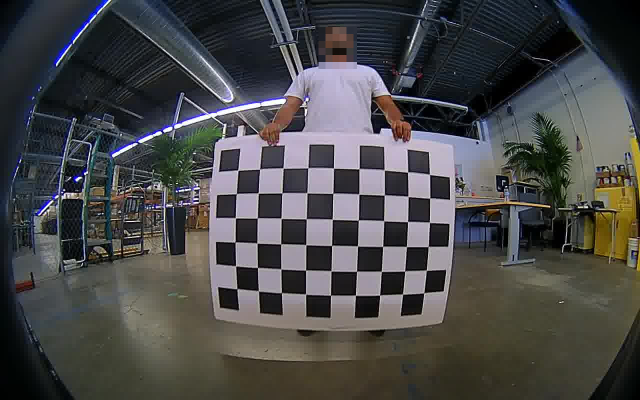
#> input picture calibration_images/image-001.jpg, 1280 x 800 px (shown at 1/2 size); its folder holds only this picture in this run
$ python fisheye_calibration_test10.py
#> lines starting #> are read from the running program, lines starting #| are printed output that depends on the picture
import numpy as np
import cv2
import glob

# 캘리브레이션을 위한 체스보드 그리드 크기
chessboard_size = (9, 6)

# 체스보드 코너를 탐지할 이미지들의 경로
images_path = "calibration_images/*.jpg"

# 체스보드 코너 탐지를 위한 객체 포인트와 이미지 포인트 초기화
obj_points = []  # 실제 3D 포인트
img_points = []  # 이미지 상의 2D 포인트

# 객체 포인트 생성 (0,0,0), (1,0,0), ..., (8,5,0)
objp = np.zeros((1,chessboard_size[0] * chessboard_size[1], 3), np.float32)
objp[0, :, :2] = np.mgrid[0:chessboard_size[0], 0:chessboard_size[1]].T.reshape(-1, 2)
subpix_criteria = (cv2.TERM_CRITERIA_EPS + cv2.TERM_CRITERIA_MAX_ITER, 30, 0.1)
calibration_flags = cv2.fisheye.CALIB_RECOMPUTE_EXTRINSIC + cv2.fisheye.CALIB_CHECK_COND + cv2.fisheye.CALIB_FIX_SKEW

# 모든 이미지에서 체스보드 코너를 찾아 포인트들을 수집
images = glob.glob(images_path)
for fname in images:
    img = cv2.imread(fname)
#> img is the input picture: shape (800, 1280, 3); mean B, G, R 73.3, 73, 73.1
    gray = cv2.cvtColor(img, cv2.COLOR_BGR2GRAY)
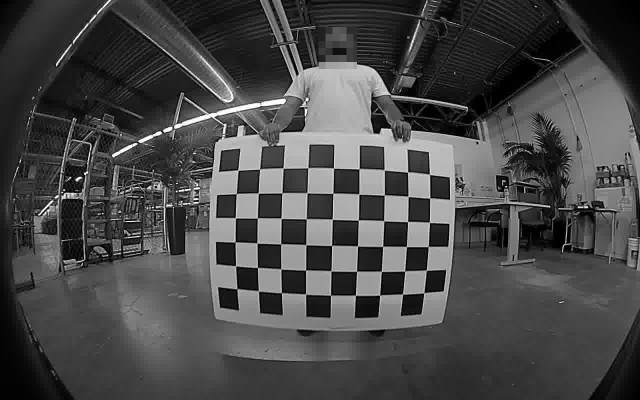
#> gray: shape (800, 1280) (shown at 1/2 size); min 0, max 255, mean 73.1

    # 체스보드 코너 탐지
    ret, corners = cv2.findChessboardCorners(gray, chessboard_size, None)
#> ret = True; corners = 54 rows, first 8: [475.8, 341], [519.5, 339.1], [566.6, 336.1], [616.7, 335.5], [667.3, 336.6], [718.2, 337.8], [769.3, 341.1], [815.6, 344.7]

    # 탐지된 코너가 있을 경우, 포인트 추가
    if ret == True:
        obj_points.append(objp)
        img_points.append(corners)

# 카메라 매트릭스와 왜곡 계수 계산
ret, camera_matrix, dist_coeffs, _, _ = cv2.fisheye.calibrate(
    obj_points, img_points, gray.shape[::-1], None, None, None, None,
    calibration_flags,(cv2.TERM_CRITERIA_EPS+cv2.TERM_CRITERIA_MAX_ITER, 30, 1e-6)
)
#> ret = 0.489; camera_matrix = [[-2756.9, 0, 666.3], [0, -2855.5, 458.9], [0, 0, 1]]; dist_coeffs = [-13.24, 289.8, -40934.9, 3824506.2]

# 보정된 이미지 생성
vstack_images = []
for i, fname in enumerate(images):
    img = cv2.imread(fname)
    h, w = img.shape[:2]
#> h = 800; w = 1280

    # 새로운 카메라 매트릭스를 계산하여 왜곡 보정
    new_camera_matrix, roi = cv2.getOptimalNewCameraMatrix(
        camera_matrix, dist_coeffs, (w, h), 1, (w, h)
    )
#> new_camera_matrix = [[138187783.2, 0, 1297], [0, 385409758.4, 366.1], [0, 0, 1]]; roi = (0, 0, 0, 0)

    # 왜곡 보정
    undistorted_img = cv2.fisheye.undistortImage(
        img, camera_matrix, dist_coeffs, None, new_camera_matrix
    )
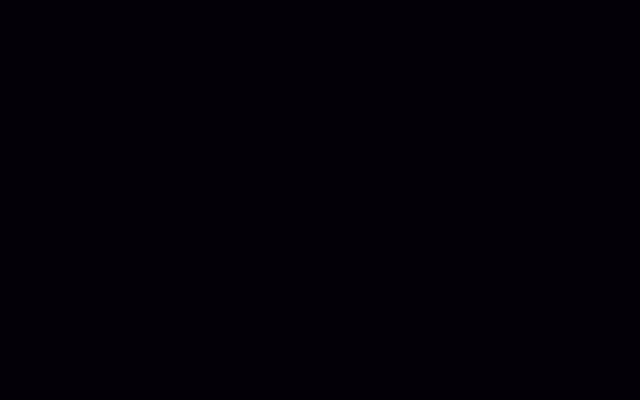
#> undistorted_img: shape (800, 1280, 3) (shown at 1/2 size); mean B, G, R 8, 0, 4

    # ROI(Region of Interest)에 맞게 이미지 잘라내기
    '''
    x, y, w, h = roi
    undistorted_image = undistorted_image[y : y + h, x : x + w]
    '''
    img_half1 = cv2.pyrDown(img)
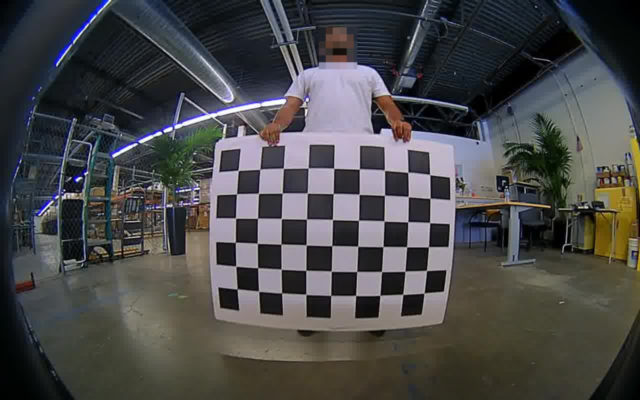
#> img_half1: shape (400, 640, 3); mean B, G, R 73.3, 73, 73.1
    undistorted_img_half1 = cv2.pyrDown(undistorted_img)
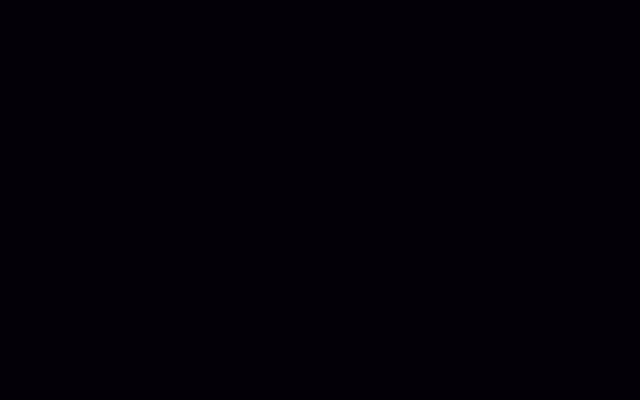
#> undistorted_img_half1: shape (400, 640, 3); mean B, G, R 8, 0, 4

    img_half2 = cv2.pyrDown(img_half1)
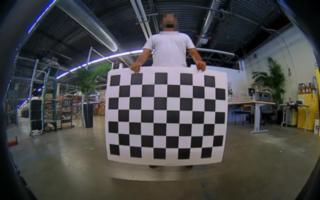
#> img_half2: shape (200, 320, 3); mean B, G, R 73.3, 72.9, 73
    undistorted_img_half2 = cv2.pyrDown(undistorted_img_half1)

    print(img_half2.shape[:2], undistorted_img_half2.shape[:2])
#| (200, 320) (200, 320)
    result_vertical = np.vstack([img_half2, undistorted_img_half2])
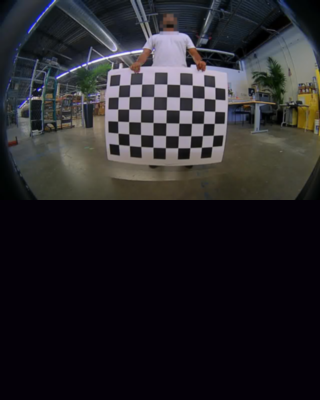
#> result_vertical: shape (400, 320, 3); mean B, G, R 40.7, 36.5, 38.5
    vstack_images.append(result_vertical)

final_result = np.hstack([image for image in vstack_images])
cv2.imshow('final result', final_result)
cv2.waitKey(0)

cv2.destroyAllWindows()

$ run again, on calibration_images/image-005.jpg
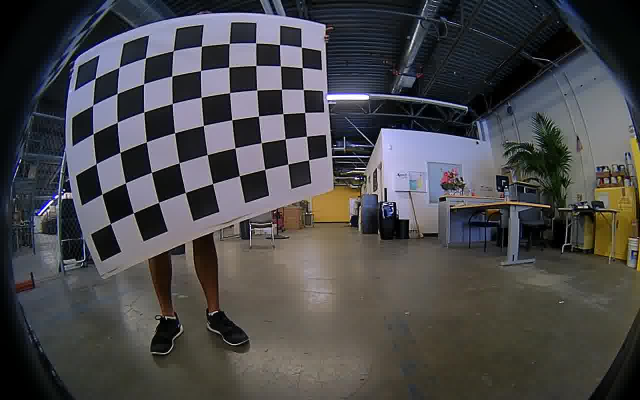
#> input picture calibration_images/image-005.jpg, 1280 x 800 px (shown at 1/2 size)
#> img is the input picture: shape (800, 1280, 3); mean B, G, R 74.3, 72.2, 73.1
#> `gray = cv2.cvtColor(img, cv2.COLOR_BGR2GRAY)`:
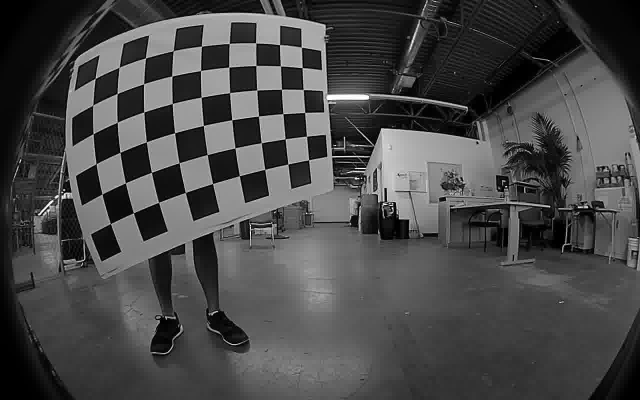
#> gray: shape (800, 1280) (shown at 1/2 size); min 0, max 255, mean 72.7
#> `ret, corners = cv2.findChessboardCorners(gray, chessboard_size, None)`: ret = True; corners = 54 rows, first 8: [190.6, 156.8], [239.3, 135], [291.5, 116.1], [346.7, 101.9], [403.7, 92.83], [458.9, 87.37], [511.5, 86.3], [559.5, 89.73]
#> `ret, camera_matrix, dist_coeffs, _, _ = cv2.fisheye.calibrate( obj_poi..`: ret = 0.513; camera_matrix = [[440.3, 0, 667.8], [0, 438.9, 461.1], [0, 0, 1]]; dist_coeffs = [-0.0239, 0.00508, -0.00866, 0.0022]
#> new_camera_matrix = [[422.3, 0, 674.1], [0, 424.2, 444.4], [0, 0, 1]]; roi = (23, 9, 1235, 774)
#| (200, 320) (200, 320)
#> `result_vertical = np.vstack([img_half2, undistorted_img_half2])`:
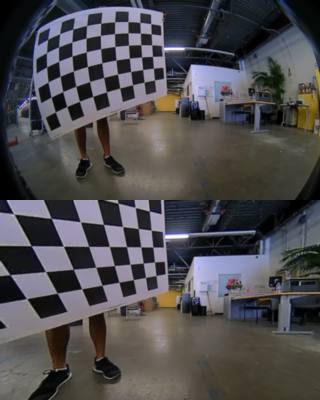
#> result_vertical: shape (400, 320, 3); mean B, G, R 78.7, 76.4, 78.1

$ run again, on calibration_images/image-003.jpg
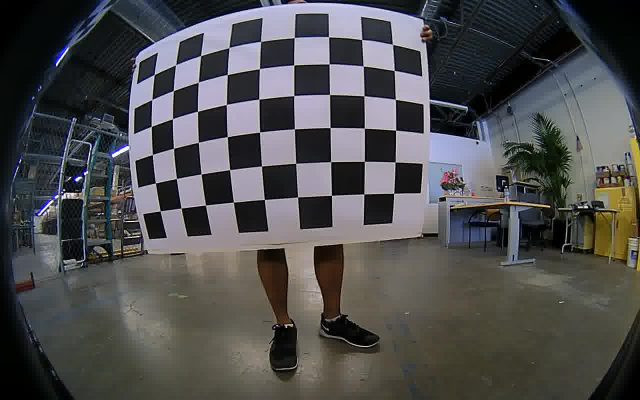
#> input picture calibration_images/image-003.jpg, 1280 x 800 px (shown at 1/2 size)
#> img is the input picture: shape (800, 1280, 3); mean B, G, R 78.6, 78.1, 78.3
#> `ret, corners = cv2.findChessboardCorners(gray, chessboard_size, None)`: ret = True; corners = 54 rows, first 8: [309.4, 149.5], [351.4, 130.6], [402, 111.5], [458.6, 95.37], [522, 83.3], [588.8, 75.84], [658.1, 74.46], [723.9, 79.36]
#> `ret, camera_matrix, dist_coeffs, _, _ = cv2.fisheye.calibrate( obj_poi..`: ret = 17.17; camera_matrix = [[-47144.6, 0, 1330], [0, -35974.8, 644.9], [0, 0, 1]]; dist_coeffs = [126.6, -7310.6, 247377.1, -5034461.5]
#> new_camera_matrix = [[47144.6, 0, -51.05], [0, 35974.8, 154.1], [0, 0, 1]]; roi = (0, 0, 0, 0)
#> `undistorted_img_half2 = cv2.pyrDown(undistorted_img_half1)`:
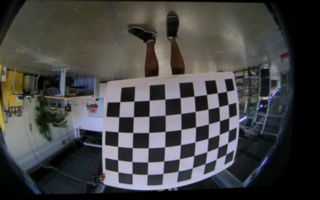
#> undistorted_img_half2: shape (200, 320, 3); mean B, G, R 68.2, 68.2, 68.6
#| (200, 320) (200, 320)
#> `result_vertical = np.vstack([img_half2, undistorted_img_half2])`:
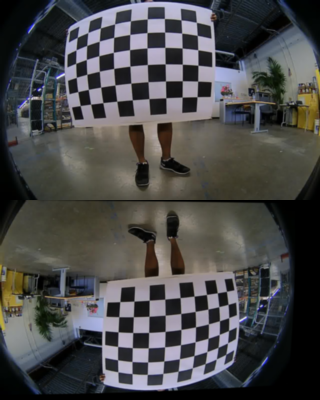
#> result_vertical: shape (400, 320, 3); mean B, G, R 73.4, 73.1, 73.4

$ run again, on calibration_images/image-004.jpg
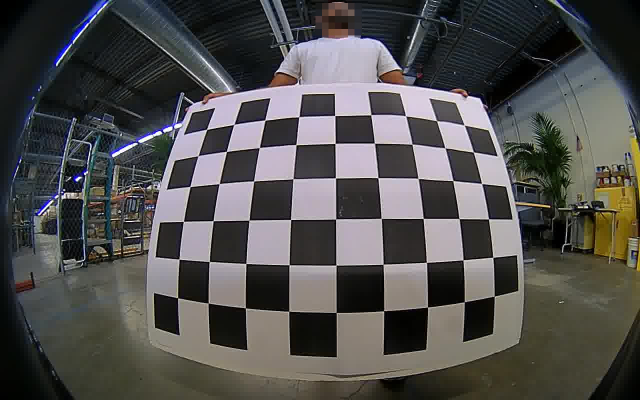
#> input picture calibration_images/image-004.jpg, 1280 x 800 px (shown at 1/2 size)
#> img is the input picture: shape (800, 1280, 3); mean B, G, R 78.6, 79.8, 80.9
#> `ret, corners = cv2.findChessboardCorners(gray, chessboard_size, None)`: ret = True; corners = 54 rows, first 8: [414, 259], [467.7, 249.7], [530.4, 240.7], [597.7, 234.4], [669.8, 231.5], [742, 230.2], [810.9, 231.6], [873.9, 242.1]
#> `ret, camera_matrix, dist_coeffs, _, _ = cv2.fisheye.calibrate( obj_poi..`: ret = 0.939; camera_matrix = [[508.2, 0, 655.2], [0, 512.7, 452.3], [0, 0, 1]]; dist_coeffs = [-0.167, 0.389, -0.786, 0.496]
#> new_camera_matrix = [[486.5, 0, 1252.6], [0, 378.2, -107], [0, 0, 1]]; roi = (0, 0, 0, 0)
#> `undistorted_img_half1 = cv2.pyrDown(undistorted_img)`:
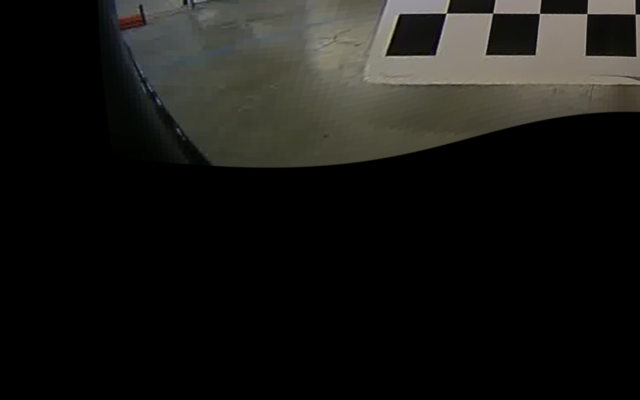
#> undistorted_img_half1: shape (400, 640, 3); mean B, G, R 21.3, 24.2, 24.6
#| (200, 320) (200, 320)
#> `result_vertical = np.vstack([img_half2, undistorted_img_half2])`:
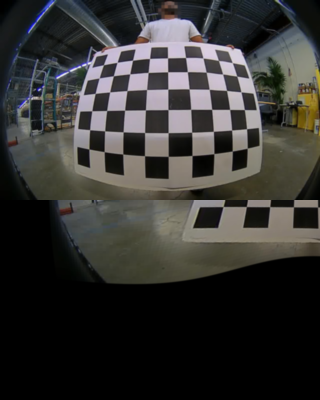
#> result_vertical: shape (400, 320, 3); mean B, G, R 50, 52, 52.8
